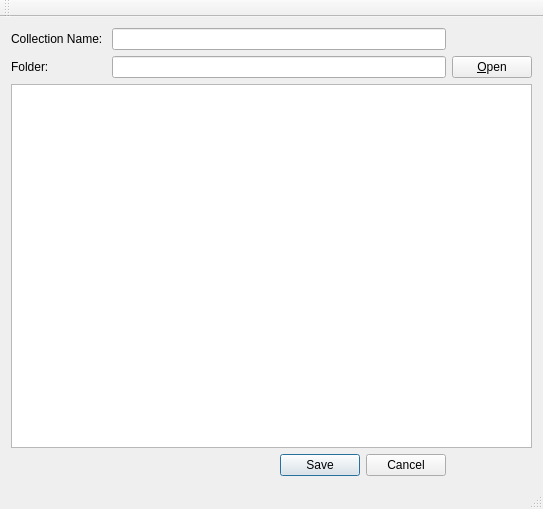
<?xml version="1.0" encoding="UTF-8"?>
<ui version="4.0">
 <class>MainWindow</class>
 <widget class="QMainWindow" name="MainWindow">
  <property name="geometry">
   <rect>
    <x>0</x>
    <y>0</y>
    <width>543</width>
    <height>509</height>
   </rect>
  </property>
  <property name="windowTitle">
   <string>MainWindow</string>
  </property>
  <widget class="QWidget" name="centralWidget">
   <layout class="QGridLayout" name="gridLayout">
    <item row="0" column="0">
     <widget class="QLabel" name="label_2">
      <property name="text">
       <string>Collection Name: </string>
      </property>
     </widget>
    </item>
    <item row="0" column="1">
     <widget class="QLineEdit" name="lineCollName"/>
    </item>
    <item row="1" column="0">
     <widget class="QLabel" name="label">
      <property name="text">
       <string>Folder: </string>
      </property>
     </widget>
    </item>
    <item row="1" column="1">
     <widget class="QLineEdit" name="lineSrcFolder"/>
    </item>
    <item row="1" column="2">
     <widget class="QPushButton" name="pushOpenFolder">
      <property name="text">
       <string>&amp;Open</string>
      </property>
     </widget>
    </item>
    <item row="2" column="0" colspan="3">
     <widget class="QPlainTextEdit" name="plainTextEdit">
      <property name="font">
       <font>
        <family>Monospace</family>
       </font>
      </property>
     </widget>
    </item>
    <item row="3" column="1">
     <widget class="QDialogButtonBox" name="buttonBox">
      <property name="standardButtons">
       <set>QDialogButtonBox::Cancel|QDialogButtonBox::Save</set>
      </property>
     </widget>
    </item>
   </layout>
  </widget>
  <widget class="QMenuBar" name="menuBar">
   <property name="geometry">
    <rect>
     <x>0</x>
     <y>0</y>
     <width>543</width>
     <height>25</height>
    </rect>
   </property>
  </widget>
  <widget class="QToolBar" name="mainToolBar">
   <attribute name="toolBarArea">
    <enum>TopToolBarArea</enum>
   </attribute>
   <attribute name="toolBarBreak">
    <bool>false</bool>
   </attribute>
  </widget>
  <widget class="QStatusBar" name="statusBar"/>
 </widget>
 <layoutdefault spacing="6" margin="11"/>
 <resources/>
 <connections/>
</ui>
